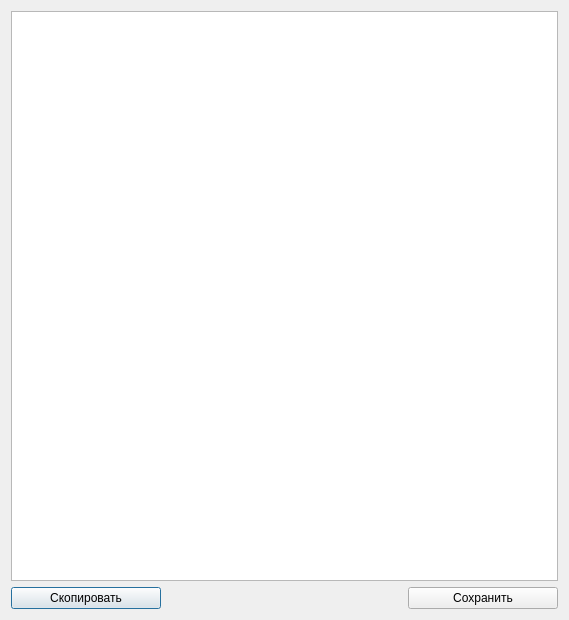
<?xml version="1.0" encoding="UTF-8"?>
<ui version="4.0">
 <class>ReportDialog</class>
 <widget class="QDialog" name="ReportDialog">
  <property name="geometry">
   <rect>
    <x>0</x>
    <y>0</y>
    <width>569</width>
    <height>620</height>
   </rect>
  </property>
  <property name="windowTitle">
   <string>Dialog</string>
  </property>
  <layout class="QVBoxLayout" name="verticalLayout">
   <item>
    <widget class="QTextEdit" name="reportTextEdit">
     <property name="minimumSize">
      <size>
       <width>150</width>
       <height>0</height>
      </size>
     </property>
     <property name="readOnly">
      <bool>true</bool>
     </property>
    </widget>
   </item>
   <item>
    <layout class="QHBoxLayout" name="horizontalLayout">
     <item>
      <widget class="QPushButton" name="copyButton">
       <property name="sizePolicy">
        <sizepolicy hsizetype="Minimum" vsizetype="Fixed">
         <horstretch>0</horstretch>
         <verstretch>0</verstretch>
        </sizepolicy>
       </property>
       <property name="minimumSize">
        <size>
         <width>150</width>
         <height>0</height>
        </size>
       </property>
       <property name="text">
        <string>Скопировать</string>
       </property>
      </widget>
     </item>
     <item>
      <spacer name="horizontalSpacer">
       <property name="orientation">
        <enum>Qt::Horizontal</enum>
       </property>
       <property name="sizeHint" stdset="0">
        <size>
         <width>40</width>
         <height>20</height>
        </size>
       </property>
      </spacer>
     </item>
     <item>
      <widget class="QPushButton" name="saveButton">
       <property name="sizePolicy">
        <sizepolicy hsizetype="Minimum" vsizetype="Fixed">
         <horstretch>0</horstretch>
         <verstretch>0</verstretch>
        </sizepolicy>
       </property>
       <property name="minimumSize">
        <size>
         <width>150</width>
         <height>0</height>
        </size>
       </property>
       <property name="text">
        <string>Сохранить</string>
       </property>
      </widget>
     </item>
    </layout>
   </item>
  </layout>
 </widget>
 <resources/>
 <connections/>
</ui>
